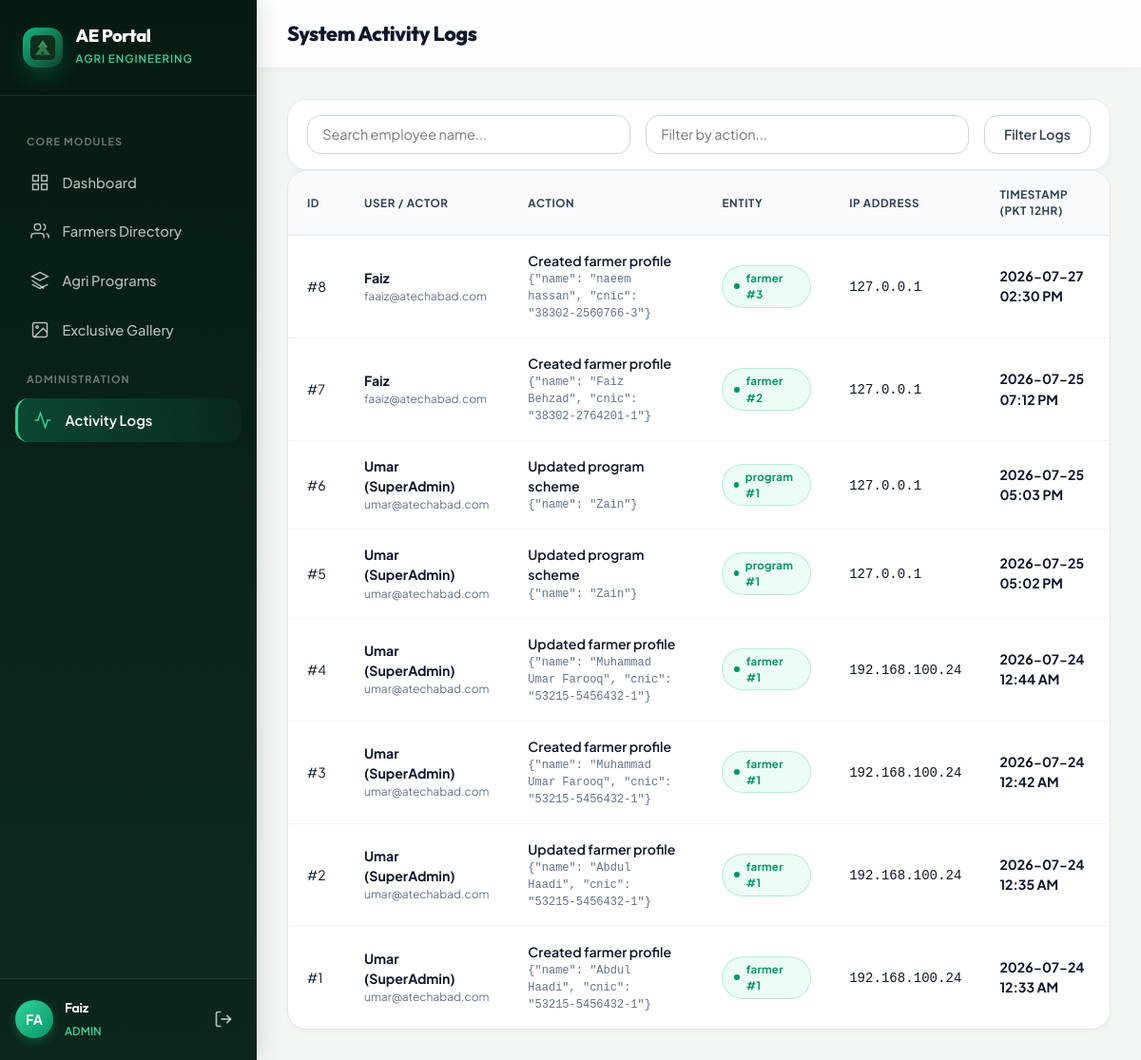
The page /logs (signed in) on the database its author committed.
### aeportal.py (models this page shows, shortened)
class User(UserMixin, db.Model):
    __tablename__ = 'users'
    id = db.Column(db.Integer, primary_key=True)
    full_name = db.Column(db.String(120), nullable=False)
    email = db.Column(db.String(150), unique=True, nullable=False)
    password_hash = db.Column(db.String(255), nullable=False)
    role = db.Column(db.String(50), nullable=False, default='staff') # superadmin, admin, staff, custom
    permissions = db.Column(db.Text, nullable=False, default='{}') # JSON string
    is_active = db.Column(db.Boolean, default=True)
    created_at = db.Column(db.DateTime, default=datetime.utcnow)
    last_login = db.Column(db.DateTime, nullable=True)
    def get_perms(self):
        try:
            return json.loads(self.permissions)
        except Exception:
            return {}
    def has_perm(self, perm_key):
        if self.role == 'superadmin':
            return True
        perms = self.get_perms()
        val = perms.get(perm_key, 0)
        return val != 0 and val != 'none'

class Log(db.Model):
    __tablename__ = 'logs'
    id = db.Column(db.Integer, primary_key=True)
    user_id = db.Column(db.Integer, db.ForeignKey('users.id'), nullable=True)
    action = db.Column(db.String(255), nullable=False)
    entity_type = db.Column(db.String(50), nullable=True)
    entity_id = db.Column(db.Integer, nullable=True)
    details = db.Column(db.Text, nullable=True)
    ip_address = db.Column(db.String(45), nullable=True)
    created_at = db.Column(db.DateTime, default=datetime.utcnow)
    user = db.relationship('User', backref='logs')

### aeportal.py (the view)
@app.route('/logs')
@login_required
def logs_view():
    if not current_user.has_perm('logs_access'):
        flash('Permission denied. Admin access required.', 'error')
        return redirect(url_for('dashboard'))
    track_progress('logs_view')
    employee_search = request.args.get('employee', '').strip()
    action_search = request.args.get('action', '').strip()
    query = Log.query
    if employee_search:
        query = query.join(User).filter(User.full_name.ilike(f"%{employee_search}%"))
    if action_search:
        query = query.filter(Log.action.ilike(f"%{action_search}%"))
    page = request.args.get('page', 1, type=int)
    pagination = query.order_by(Log.created_at.desc()).paginate(page=page, per_page=50, error_out=False)
    return render_template('logs.html', pagination=pagination, employee_search=employee_search, action_search=action_search)

### aeportal.py (called while the page is built, shortened)
@app.template_filter('pkt_time')
def pkt_time_filter(dt):
    if not dt:
        return ''
    if dt.tzinfo is None:
        dt = pytz.utc.localize(dt)
    pkt_dt = dt.astimezone(PKT_TZ)
    return pkt_dt.strftime('%Y-%m-%d %I:%M %p')

@app.context_processor
def inject_globals():
    return {'datetime': datetime}

@login_manager.user_loader
def load_user(user_id):
    return User.query.get(int(user_id))

def track_progress(page, entity_type=None, entity_id=None, context=None):
    if not current_user or not current_user.is_authenticated:
        return
    ctx_str = json.dumps(context) if isinstance(context, (dict, list)) else context
    sp = SessionProgress.query.filter_by(user_id=current_user.id, page=page, entity_id=entity_id).first()
    if sp:
        sp.context = ctx_str
        sp.updated_at = datetime.utcnow()
    db.session.commit()

### templates/logs.html (shortened to what this page needs)
{% extends "base.html" %}
{% block page_title %}System Activity Logs{% endblock %}
{% block content %}
<div class="card mb-4" style="padding: 1rem 1.25rem;">
  <form method="GET" action="{{ url_for('logs_view') }}" style="display: flex; gap: 1rem; align-items: center; flex-wrap: wrap;">
    <input type="text" name="employee" class="form-control" style="flex: 1; min-width: 200px;" placeholder="Search employee name..." value="{{ employee_search }}">
    <input type="text" name="action" class="form-control" style="flex: 1; min-width: 200px;" placeholder="Filter by action..." value="{{ action_search }}">
    <button type="submit" class="btn btn-secondary">Filter Logs</button>
  </form>
</div>
<div class="table-container">
  <table class="table table-responsive-cards">
    <thead>
      <tr>
        <th>ID</th>
        <th>User / Actor</th>
        <th>Action</th>
        <th>Entity</th>
        <th>IP Address</th>
        <th>Timestamp (PKT 12hr)</th>
      </tr>
    </thead>
    <tbody>
      {% for log in pagination.items %}
      <tr>
        <td data-label="ID">#{{ log.id }}</td>
        <td data-label="User / Actor">
          <strong>{{ log.user.full_name if log.user else 'System / Unknown' }}</strong>
          {% if log.user %}
          <div style="font-size: 0.75rem; color: var(--ink-500);">{{ log.user.email }}</div>
          {% endif %}
        </td>
        <td data-label="Action">
          <span style="font-weight: 600; color: var(--forest-900);">{{ log.action }}</span>
          {% if log.details %}
          <div style="font-size: 0.75rem; color: var(--ink-500); font-family: monospace;">{{ log.details }}</div>
          {% endif %}
        </td>
        <td data-label="Entity">
          {% if log.entity_type %}
          <span class="status-pill complete" style="font-size: 0.72rem;">{{ log.entity_type }} #{{ log.entity_id or '' }}</span>
          {% else %}
          —
          {% endif %}
        </td>
        <td data-label="IP Address"><code>{{ log.ip_address }}</code></td>
        <td data-label="Timestamp (PKT 12hr)">
          <strong>{{ log.created_at|pkt_time }}</strong>
        </td>
      </tr>
      {% else %}
      <tr>
        <td colspan="6" style="text-align: center; color: var(--ink-500); padding: 2rem;">
          No log entries match criteria.
        </td>
      </tr>
      {% endfor %}
    </tbody>
  </table>
</div>
{% endblock %}

### templates/base.html (shortened to what this page needs)
<!DOCTYPE html>
<html lang="en">
<head>
  <link rel="stylesheet" href="{{ url_for('static', filename='css/style.css') }}">
</head>
<body>
  <div class="app-container">
    {% if current_user.is_authenticated %}
    <aside class="sidebar" id="sidebar">
      <div class="sidebar-header">
        <div class="brand-badge">
          <img src="{{ url_for('static', filename='img/logo.svg') }}" alt="Logo">
        </div>
        <div class="brand-text">
          <h1>AE Portal</h1>
          <span>Agri Engineering</span>
        </div>
      </div>
      <nav class="sidebar-nav">
        <div class="nav-label">Core Modules</div>
        <a href="{{ url_for('dashboard') }}" class="nav-item {% if request.endpoint == 'dashboard' %}active{% endif %}">
          <svg viewBox="0 0 24 24" fill="none" stroke="currentColor"><rect x="3" y="3" width="7" height="7"/><rect x="14" y="3" width="7" height="7"/><rect x="14" y="14" width="7" height="7"/><rect x="3" y="14" width="7" height="7"/></svg>
          <span>Dashboard</span>
        </a>
        {% if current_user.has_perm('farmer_view') %}
        <a href="{{ url_for('farmers_list') }}" class="nav-item {% if 'farmers' in request.endpoint %}active{% endif %}">
          <svg viewBox="0 0 24 24" fill="none" stroke="currentColor"><path d="M17 21v-2a4 4 0 0 0-4-4H5a4 4 0 0 0-4 4v2"/><circle cx="9" cy="7" r="4"/><path d="M23 21v-2a4 4 0 0 0-3-3.87"/><path d="M16 3.13a4 4 0 0 1 0 7.75"/></svg>
          <span>Farmers Directory</span>
        </a>
        {% endif %}
        {% if current_user.has_perm('program_view') %}
        <a href="{{ url_for('programs_list') }}" class="nav-item {% if 'programs' in request.endpoint %}active{% endif %}">
          <svg viewBox="0 0 24 24" fill="none" stroke="currentColor"><polygon points="12 2 2 7 12 12 22 7 12 2"/><polyline points="2 17 12 22 22 17"/><polyline points="2 12 17 22 12"/></svg>
          <span>Agri Programs</span>
        </a>
        {% endif %}
        {% if current_user.has_perm('gallery_access') and current_user.has_perm('gallery_access') != 'none' %}
        <a href="{{ url_for('exclusive_gallery') }}" class="nav-item {% if request.endpoint == 'exclusive_gallery' %}active{% endif %}">
          <svg viewBox="0 0 24 24" fill="none" stroke="currentColor"><rect x="3" y="3" width="18" height="18" rx="2" ry="2"/><circle cx="8.5" cy="8.5" r="1.5"/><polyline points="21 15 16 10 5 21"/></svg>
          <span>Exclusive Gallery</span>
        </a>
        {% endif %}
        {% if current_user.has_perm('logs_access') or current_user.has_perm('user_mgmt') %}
        <div class="nav-label">Administration</div>
        {% endif %}
        {% if current_user.has_perm('logs_access') %}
        <a href="{{ url_for('logs_view') }}" class="nav-item {% if request.endpoint == 'logs_view' %}active{% endif %}">
          <svg viewBox="0 0 24 24" fill="none" stroke="currentColor"><polyline points="22 12 18 12 15 21 9 3 6 12 2 12"/></svg>
          <span>Activity Logs</span>
        </a>
        {% endif %}
      </nav>
      <div class="sidebar-user">
        <div class="user-card">
          <div class="user-avatar">{{ current_user.full_name[:2].upper() }}</div>
          <div class="user-info">
            <h4>{{ current_user.full_name }}</h4>
            <span>{{ current_user.role }}</span>
          </div>
          <a href="{{ url_for('logout') }}" class="btn-icon" title="Log Out" style="color: rgba(255,255,255,0.7);">
            <svg width="20" height="20" viewBox="0 0 24 24" fill="none" stroke="currentColor" stroke-width="2"><path d="M9 21H5a2 2 0 0 1-2-2V5a2 2 0 0 1 2-2h4"/><polyline points="16 17 21 12 16 7"/><line x1="21" y1="12" x2="9" y2="12"/></svg>
          </a>
        </div>
      </div>
    </aside>
    {% endif %}
    <div class="main-wrapper" {% if not current_user.is_authenticated %}style="margin-left: 0;"{% endif %}>
      {% if current_user.is_authenticated %}
      <header class="top-header">
        <div style="display: flex; align-items: center; gap: 1rem; width: 100%; justify-content: space-between;">
          <div style="display: flex; align-items: center; gap: 0.75rem;">
            <div class="page-title">
              <h2>{% block page_title %}{% endblock %}</h2>
            </div>
          </div>
        </div>
      </header>
      {% endif %}
      <main class="content-body">
        {% block content %}{% endblock %}
      </main>
    </div>
  </div>
</body>
</html>

### rows shown on the page
User: full_name "FA", full_name "Faiz", role "ADMIN"
Log: id "8", user "Faiz", user.email "faaiz@atechabad.com", action "Created farmer profile", details "{\"name\": \"naeem hassan\", \"cnic\": \"38302-2560766-3\"}", entity_type "farmer", entity "3", ip_address "127.0.0.1", created_at|pkt_time "2026-07-27 02:30 PM"
Log: id "7", user "Faiz", user.email "faaiz@atechabad.com", action "Created farmer profile", details "{\"name\": \"Faiz Behzad\", \"cnic\": \"38302-2764201-1\"}", entity_type "farmer", entity "2", ip_address "127.0.0.1", created_at|pkt_time "2026-07-25 07:12 PM"
Log: id "6", user "Umar (SuperAdmin)", user.email "umar@atechabad.com", action "Updated program scheme", details "{\"name\": \"Zain\"}", entity_type "program", entity "1", ip_address "127.0.0.1", created_at|pkt_time "2026-07-25 05:03 PM"
Log: id "5", user "Umar (SuperAdmin)", user.email "umar@atechabad.com", action "Updated program scheme", details "{\"name\": \"Zain\"}", entity_type "program", entity "1", ip_address "127.0.0.1", created_at|pkt_time "2026-07-25 05:02 PM"
Log: id "4", user "Umar (SuperAdmin)", user.email "umar@atechabad.com", action "Updated farmer profile", details "{\"name\": \"Muhammad Umar Farooq\", \"cnic\": \"53215-5456432-1\"}", entity_type "farmer", entity "1", ip_address "192.168.100.24", created_at|pkt_time "2026-07-24 12:44 AM"
Log: id "3", user "Umar (SuperAdmin)", user.email "umar@atechabad.com", action "Created farmer profile", details "{\"name\": \"Muhammad Umar Farooq\", \"cnic\": \"53215-5456432-1\"}", entity_type "farmer", entity "1", ip_address "192.168.100.24", created_at|pkt_time "2026-07-24 12:42 AM"
Log: id "2", user "Umar (SuperAdmin)", user.email "umar@atechabad.com", action "Updated farmer profile", details "{\"name\": \"Abdul Haadi\", \"cnic\": \"53215-5456432-1\"}", entity_type "farmer", entity "1", ip_address "192.168.100.24", created_at|pkt_time "2026-07-24 12:35 AM"
Log: id "1", user "Umar (SuperAdmin)", user.email "umar@atechabad.com", action "Created farmer profile", details "{\"name\": \"Abdul Haadi\", \"cnic\": \"53215-5456432-1\"}", entity_type "farmer", entity "1", ip_address "192.168.100.24", created_at|pkt_time "2026-07-24 12:33 AM"
